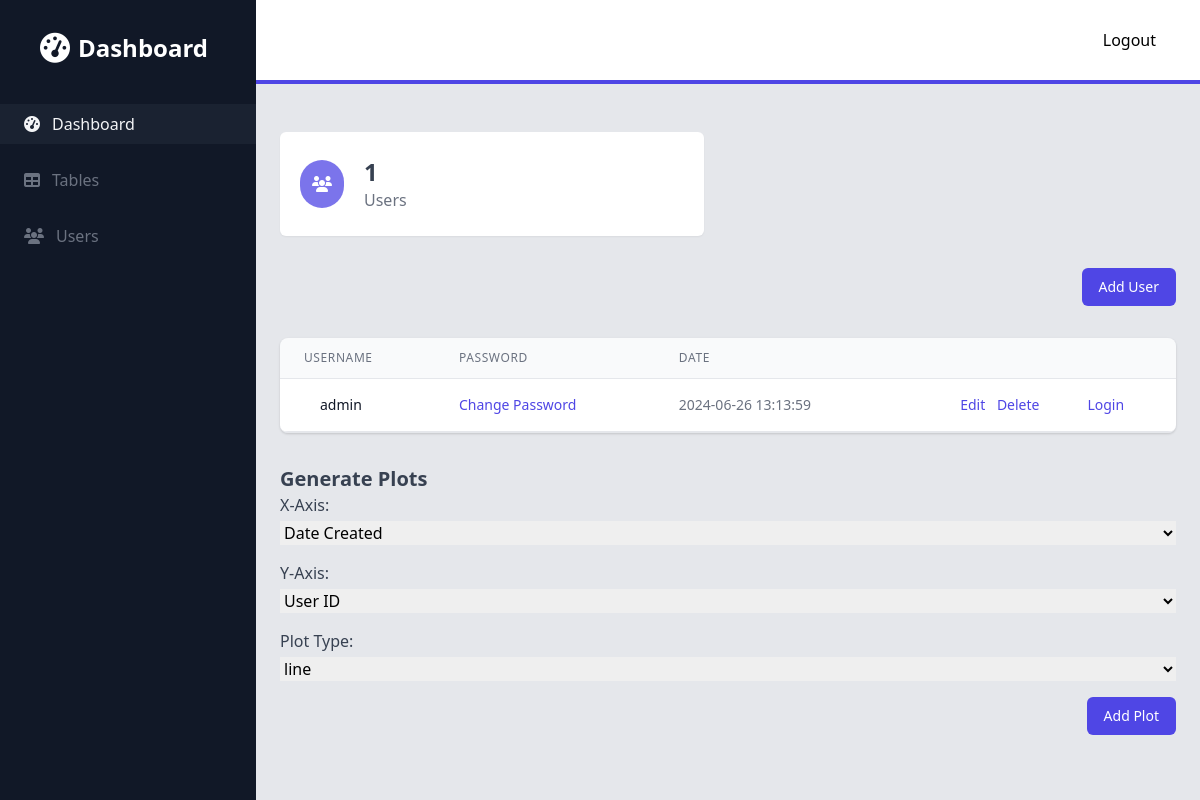
Before: /admin/users (signed in) with the older database file.
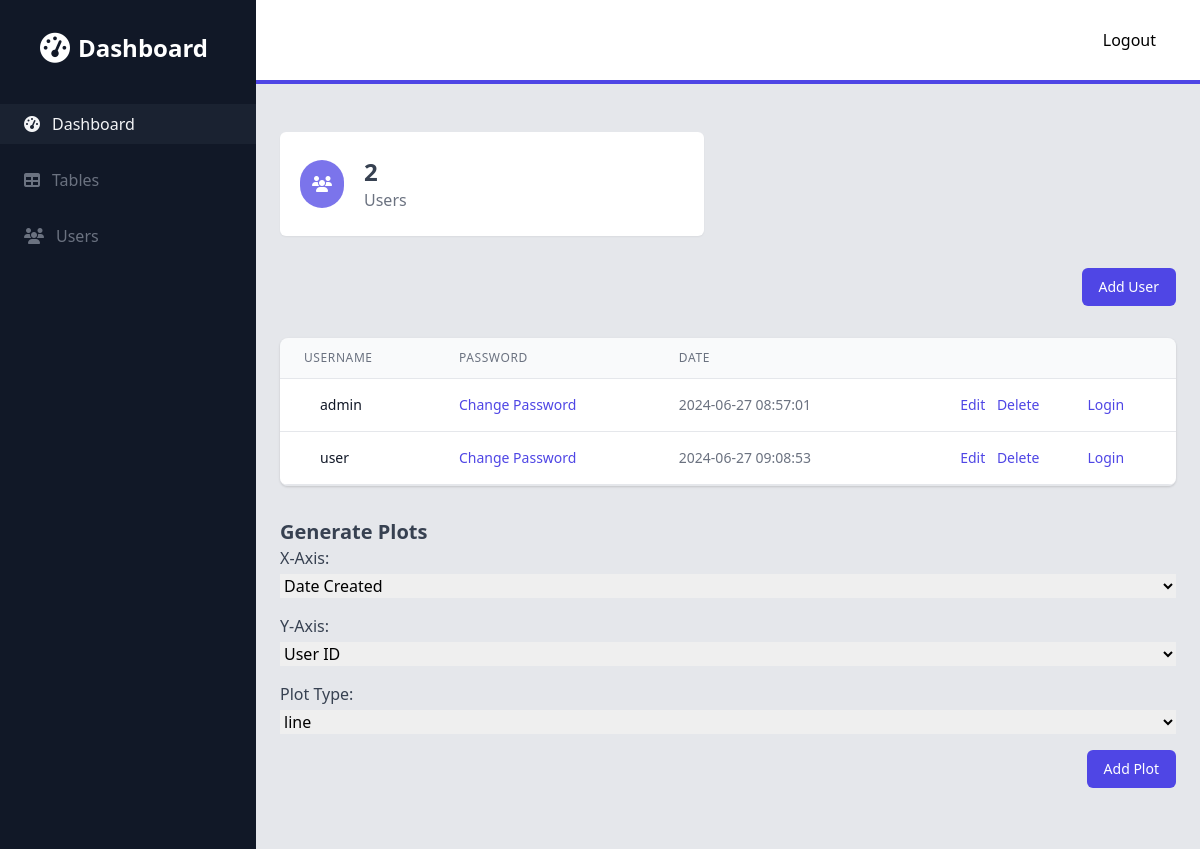
After: the same page with the newer database file.
### models.py (models this page shows)
class User(db.Model, UserMixin):
    id = db.Column(db.Integer, primary_key=True)
    username = db.Column(db.String(150), unique=True)
    password = db.Column(db.String(150))
    is_admin = db.Column(db.Boolean, default=False)
    date_created = db.Column(db.DateTime(timezone=True), default=func.now())

### admin.py (the view)
@admin.route('/users')
@login_required
def users():
    users = User.query.all()
    return render_template('admin/users.html', users=users, plot_types=PLOTS)

### app.py (called while the page is built)
def create_app():
    app = Flask(__name__)
    app.config['SQLALCHEMY_DATABASE_URI'] = 'sqlite:///database.db'
    app.config['SECRET_KEY'] = 'secret'
    app.register_blueprint(views, url_prefix='/')
    app.register_blueprint(auth, url_prefix='/')
    app.register_blueprint(admin, url_prefix='/admin')
    login_manager = LoginManager()
    login_manager.login_view = 'auth.login'
    login_manager.init_app(app)
    @login_manager.user_loader
    def load_user(id):
        return User.query.get(int(id))
    with app.app_context():
        db.init_app(app)
        db.create_all()
    return app

### templates/admin/users.html (shortened to what this page needs)
{% extends 'admin/base.html' %}
{% block content %}
<div class="container px-6 py-8 mx-auto">
    <div class="mt-4">
        <div class="flex flex-wrap -mx-6">
            <div class="w-full px-6 sm:w-1/2 xl:w-1/3">
                <div class="flex items-center px-5 py-6 bg-white rounded-md shadow-sm">
                    <div class="p-3 bg-indigo-600 bg-opacity-75 rounded-full">
                        <i class="fas fa-users text-white"></i>
                    </div>
                    <div class="mx-5">
                        <h4 class="text-2xl font-semibold text-gray-700">{{ users|length }}</h4>
                        <div class="text-gray-500">Users</div>
                    </div>
                </div>
            </div>
        </div>
    </div>
    <div class="mt-8">
      <div class="flex justify-end">
        <a href="{{ url_for('admin.create_user') }}" class="px-4 py-2 text-sm font-medium leading-5 text-white transition-colors duration-150 bg-indigo-600 border border-transparent rounded-md active:bg-indigo-600 hover:bg-indigo-700 focus:outline-none focus:shadow-outline-indigo">
          Add User
        </a>
      </div>
    </div>
    <div class="mt-8">
        <div class="flex flex-col mt-8">
            <div class="py-2 -my-2 overflow-x-auto sm:-mx-6 sm:px-6 lg:-mx-8 lg:px-8">
                <div class="inline-block min-w-full overflow-hidden align-middle border-b border-gray-200 shadow sm:rounded-lg">
                    <table class="min-w-full">
                        <thead>
                            <tr>
                                <th class="px-6 py-3 text-xs font-medium leading-4 tracking-wider text-left text-gray-500 uppercase border-b border-gray-200 bg-gray-50">Username</th>
                                <th class="px-6 py-3 text-xs font-medium leading-4 tracking-wider text-left text-gray-500 uppercase border-b border-gray-200 bg-gray-50">Password</th>
                                <th class="px-6 py-3 text-xs font-medium leading-4 tracking-wider text-left text-gray-500 uppercase border-b border-gray-200 bg-gray-50">Date</th>
                                <th class="px-6 py-3 border-b border-gray-200 bg-gray-50"></th>
                                <th class="px-6 py-3 border-b border-gray-200 bg-gray-50"></th>
                            </tr>
                        </thead>
                        <tbody class="bg-white">
                            {% for user in users %}
                            <tr>
                                <td class="px-6 py-4 whitespace-no-wrap border-b border-gray-200">
                                    <div class="flex items-center">
                                        <div class="ml-4">
                                            <div class="text-sm font-medium leading-5 text-gray-900">{{ user.username }}</div>
                                        </div>
                                    </div>
                                </td>
                                <td class="px-6 py-4 whitespace-no-wrap border-b border-gray-200">
                                    <div class="text-sm leading-5 text-gray-900">
                                      <a href="{{ url_for('admin.change_password', id=user.id) }}" class="text-indigo-600 hover:text-indigo-900">Change Password</a>
                                    </div>
                                </td>
                                <td class="px-6 py-4 text-sm leading-5 text-gray-500 whitespace-no-wrap border-b border-gray-200">
                                    {{ user.date_created }}
                                </td>
                                <td class="px-6 py-4 text-sm font-medium leading-5 text-right whitespace-no-wrap border-b border-gray-200">
                                    <a href="{{ url_for('admin.update_user', id=user.id) }}" class="text-indigo-600 hover:text-indigo-900">Edit</a>
                                    <a href="{{ url_for('admin.delete_user', id=user.id) }}" class="ml-2 text-indigo-600 hover:text-indigo-900">Delete</a>
                                </td>
                                <td class="px-6 py-4 text-sm leading-5 text-gray-500 whitespace-no-wrap border-b border-gray-200">
                                  <a href="{{ url_for('admin.login_as_user', id=user.id) }}" class="text-indigo-600 hover:text-indigo-900">Login</a>
                                </td>
                            </tr>
                            {% endfor %}
                        </tbody>
                    </table>
                </div>
            </div>
        </div>
    </div>
    <div class="mt-8">
        <h2 class="text-xl font-semibold text-gray-700">Generate Plots</h2>
        <form id="plotForm">
            <div class="mb-4">
                <label class="block text-gray-700">X-Axis:</label>
                <select name="x_axis" class="block w-full mt-1">
                    <option value="date_created">Date Created</option>
                </select>
            </div>
            <div class="mb-4">
                <label class="block text-gray-700">Y-Axis:</label>
                <select name="y_axis" class="block w-full mt-1">
                    <option value="id">User ID</option>
                </select>
            </div>
            <div class="mb-4">
                <label class="block text-gray-700">Plot Type:</label>
                <select name="plot_type" class="block w-full mt-1">
                    {% for plot_type in plot_types %}
                    <option value="{{ plot_type }}">{{ plot_type }}</option>
                    {% endfor %}
                </select>
            </div>
            <div class="flex justify-end">
                <button type="button" onclick="addPlot()" class="px-4 py-2 text-sm font-medium leading-5 text-white transition-colors duration-150 bg-indigo-600 border border-transparent rounded-md active:bg-indigo-600 hover:bg-indigo-700 focus:outline-none focus:shadow-outline-indigo">
                    Add Plot
                </button>
            </div>
        </form>
    </div>
    <div id="plotsContainer" class="mt-8 space-y-4 border-t border-gray-200">
    </div>
</div>
{% endblock %}

### templates/admin/base.html (shortened to what this page needs)
<!DOCTYPE html>
<html lang="en">
<head>
  <link rel="stylesheet" href="https://cdn.jsdelivr.net/npm/tailwindcss@2.0.2/dist/tailwind.min.css">
  <link rel="stylesheet" href="https://cdnjs.cloudflare.com/ajax/libs/font-awesome/6.5.2/css/all.min.css" />
</head>
<body>
<div class="flex h-screen bg-gray-200">
  <div class="fixed inset-y-0 left-0 z-30 w-64 overflow-y-auto transition duration-300 transform bg-gray-900 lg:translate-x-0 lg:static lg:inset-0"
       id="sidebar">
    <div class="flex items-center justify-center mt-8">
      <div class="flex items-center">
        <i class="fas fa-tachometer-alt text-3xl text-white"></i>
        <span class="mx-2 text-2xl font-semibold text-white">Dashboard</span>
      </div>
    </div>
    <nav class="mt-10">
      <a href="{{ url_for('admin.panel') }}" class="flex items-center px-6 py-2 mt-4 text-gray-100 bg-gray-700 bg-opacity-25">
        <i class="fas fa-tachometer-alt"></i>
        <span class="mx-3">Dashboard</span>
      </a>
      <a href="#" class="flex items-center px-6 py-2 mt-4 text-gray-500 hover:bg-gray-700 hover:bg-opacity-25 hover:text-gray-100">
        <i class="fas fa-table"></i>
        <span class="mx-3">Tables</span>
      </a>
          <a href="{{ url_for('admin.users') }}" class="flex items-center px-6 py-2 mt-4 text-gray-500 hover:bg-gray-700 hover:bg-opacity-25 hover:text-gray-100">
        <i class="fas fa-users"></i>
        <span class="mx-3">Users</span>
      </a>
    </nav>
  </div>
  <div class="flex flex-col flex-1 overflow-hidden">
    <header class="flex items-center justify-between px-6 py-4 bg-white border-b-4 border-indigo-600">
      <div class="flex items-center">
          <a href="{{ url_for('auth.logout') }}" class="p-3 px-5 text-black bg-slate-900">Logout</a>
      </div>
    </header>
      <main class='flex-1 overflow-x-hidden overflow-y-auto bg-gray-200'>
        {% block content %}
        {% endblock %}
      </main>
  </div>
</div>
</body>
</html>

Changed rows visible on the page:
changed User "admin": date_created "2024-06-26 13:13:59" → "2024-06-27 08:57:01"
added User: username "user", date_created "2024-06-27 09:08:53"
Other visible differences:
{{ users|length }}: "1" → "2"
